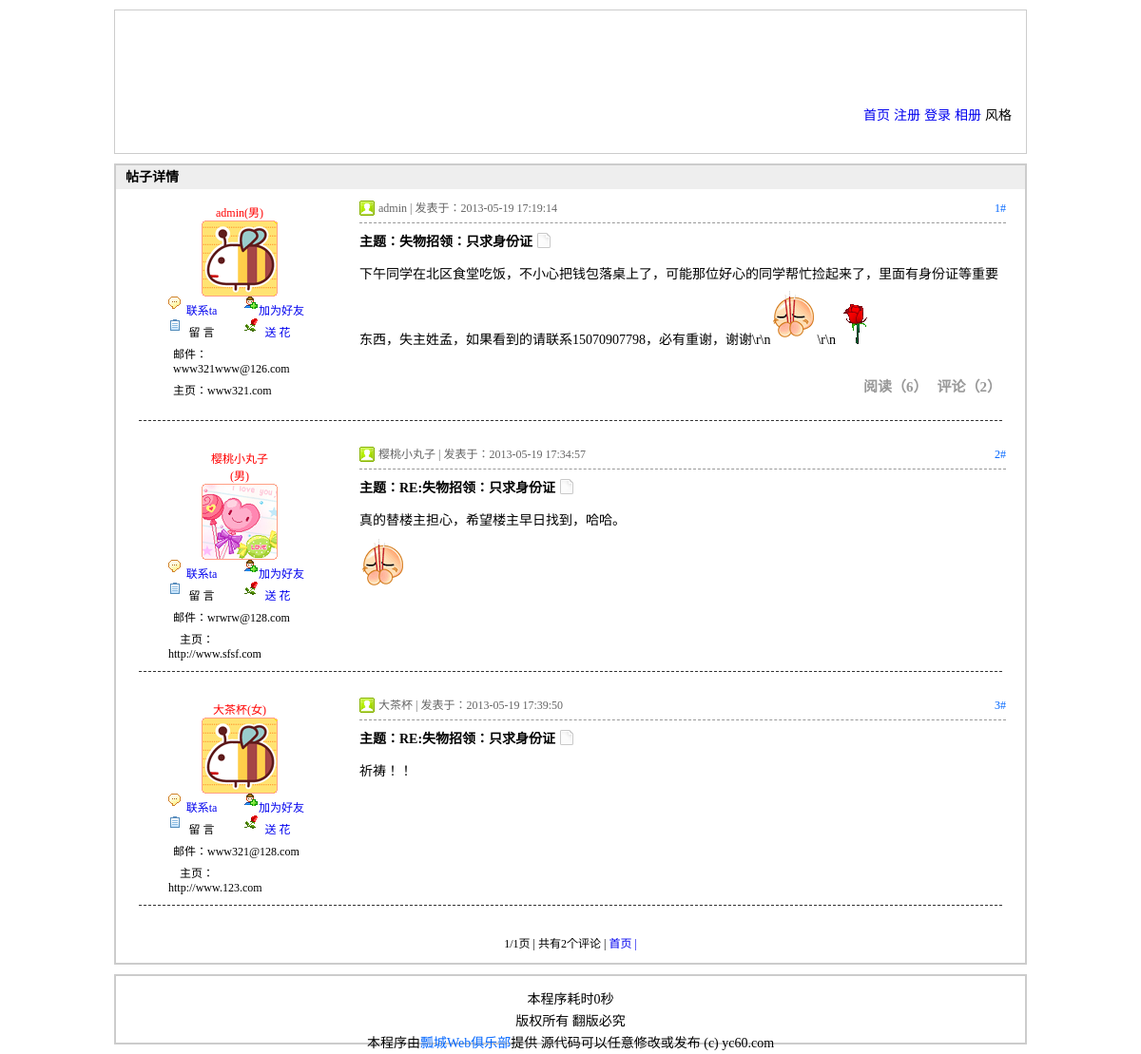
Screenshot of /article.php?id=86 with the database file from the repository.
### tables this page shows
CREATE TABLE `user` (
  `id` mediumint(8) unsigned NOT NULL auto_increment COMMENT '//唯一标示',
  `active` char(40) NOT NULL COMMENT '//激活登入',
  `username` varchar(10) NOT NULL COMMENT '//用户名',
  `password` char(40) NOT NULL COMMENT '//密码',
  `question` varchar(20) NOT NULL COMMENT '//密码问题',
  `answer` char(40) NOT NULL COMMENT '//密码回答',
  `sex` char(1) NOT NULL COMMENT '//性别',
  `face` char(12) NOT NULL COMMENT '//头像',
  `email` varchar(20) default NULL COMMENT '//电子邮箱',
  `qq` varchar(11) default NULL COMMENT '//qq',
  `url` varchar(40) default NULL COMMENT '//网址',
  `level` tinyint(1) unsigned NOT NULL default '0' COMMENT '//身份',
  `reg_time` datetime NOT NULL COMMENT '//注册时间',
  `last_time` datetime NOT NULL COMMENT '//最后登入时间',
  `last_ip` varchar(20) NOT NULL COMMENT '//最后登入ip',
  `login_count` smallint(4) unsigned NOT NULL default '0' COMMENT '//登入次数',
  PRIMARY KEY  (`id`)
);

CREATE TABLE `article` (
  `id` mediumint(8) unsigned NOT NULL auto_increment COMMENT '//id',
  `re_id` varchar(4) NOT NULL default '0' COMMENT '//回帖id',
  `username` varchar(20) NOT NULL COMMENT '//发帖人',
  `type` tinyint(2) unsigned NOT NULL COMMENT '//发帖类型',
  `title` varchar(40) NOT NULL COMMENT '//帖子标题',
  `content` text NOT NULL COMMENT '//帖子内容',
  `read_count` smallint(5) unsigned NOT NULL default '0' COMMENT '//阅读量',
  `comment_count` smallint(5) unsigned NOT NULL default '0' COMMENT '//评论量',
  `date` datetime NOT NULL COMMENT '//发帖时间',
  PRIMARY KEY  (`id`)
);

### article.php (the view, shortened to what this page needs)
<!DOCTYPE html PUBLIC "-//W3C//DTD XHTML 1.0 Transitional//EN" "http://www.w3.org/TR/xhtml1/DTD/xhtml1-transitional.dtd">
<html xmlns="http://www.w3.org/1999/xhtml">
<head>
<link rel="stylesheet" type="text/css" href="style/1/basic.css" />
<link rel="stylesheet" type="text/css" href="style/1/article.css" />
</head>
<body>
<?php
	require  dirname(__FILE__).'/includes/global.fun.php';
	require dirname(__FILE__).'/includes/common.inc.php';
	if (isset($_GET['id'])){
		$row = mysql_fetch_array(mysql_query("select
																								id,
																								username,
																								title,
																								type,
																								content,
																								read_count,
																								comment_count,
																								 date
																						from
																								article
																						where id='{$_GET['id']}'
																						and re_id =0
																						"));
		if ($row){
			$menber = mysql_fetch_array(mysql_query("select
																									id,
																									username,
																									sex,
																									face,
																									url,
																									email
																							from
																									user
																							where username='{$row['username']}'
																							"));
			$clean  = array();
			$clean['article_id'] = mysql_escape($row['id']);
			$clean['uername'] = mysql_escape($row['username']);
			$clean['title'] = mysql_escape($row['title']);
			$clean['type'] = mysql_escape($row['type']);
			$clean['content'] = ubb(mysql_escape($row['content']));
			$clean['read_count'] = mysql_escape($row['read_count']);
			$clean['comment_count'] = mysql_escape($row['comment_count']);
			$clean['date'] = mysql_escape($row['date']);
			$clean['member_id'] = mysql_escape($menber['id']);
			$clean['sex'] = mysql_escape($menber['sex']);
			$clean['face'] = mysql_escape($menber['face']);
			$clean['url'] = mysql_escape($menber['url']);
			$clean['email'] = mysql_escape($menber['email']);
		}else {
			alert('此短信不存在');
		}
	}else {
		alert('非法操作');
		exit();
	}
	require  dirname(__FILE__).'/includes/header.inc.php';
?>
<div id="article">
	<h2>帖子详情</h2>
	<div id="subject">
		<dl>
			<dd class="title"><?php echo $clean['uername'];?>(<?php echo$clean['sex'];?>)</dd>
			<dt><img src="<?php echo $clean['face'];?>" /></dt>
			<dd class="connect"><a href="javascript:;" name="message" title="<?php echo $clean['member_id'];?>">联系ta</a></dd>
			<dd class="friend"><a href="javascript:;" name="friend" title="<?php echo $clean['member_id'];?>">加为好友</a></dd>
			<dd class="guest">留 言</dd>
			<dd class="flower"><a href="javascript:;" name="flower" title="<?php echo $clean['member_id'];?>">送 花</a></dd>
			<dd class="email">邮件：<?php echo $clean['email'];?></dd>
			<dd class="url">主页：<?php echo $clean['url'];?></dd>
		</dl>
		<div class="content">
			<div class="user">
			<span>1#</span><?php echo $clean['uername'];?> | 发表于：<?php echo $clean['date'];?>
			</div>
			<h3>主题：<?php echo $clean['title'];?> <img src="images/icon<?php echo $clean['type'];?>.gif" title="icon" /></h3>
			<div class="detail">
			<?php echo $clean['content'];?>
			</div>
			<span class="comment">评论（<?php echo $clean['comment_count'];?>）</span><span class="read">阅读（<?php echo $clean['read_count'];?>）</span>
		</div>
	</div>
	<div id="line">
	</div>
<?php
	$page = $_GET['page'];
	if (!isset($page)){
		$page = 1;
	}
	$pagesize = 5;
	$pagestart = ($page - 1) * $pagesize;
	$num = mysql_num_rows(mysql_query("select * from article where re_id ={$_GET['id']}"));
	$ceil = ceil($num/$pagesize);
	$re_result = mysql_query("select id,re_id,title,username,content,type,date from article where re_id ={$_GET['id']} order by date ASC limit $pagestart,5" ) or die(mysql_error());
	$re = array();
	$i = 2;
	while (!!$re_row = mysql_fetch_array($re_result)){
	$re_member = mysql_fetch_array(mysql_query("select
																					id,
																					username,
																					sex,
																					face,
																					url,
																					email
																		from
																					user
																		where username='{$re_row['username']}'")) or die(mysql_error());
	$re['username'] = $re_member['username'];
	$re['sex'] = $re_member['sex'];
	$re['face'] = $re_member['face'];
	$re['url'] = $re_member['url'];
	$re['email'] = $re_member['email'];
	$re['id'] = $re_member['id'];
	$re['url'] = $re_member['url'];
	$re['date'] = $re_row['date'];
	$re['title'] = $re_row['title'];
	$re['content'] = $re_row['content'];
?>
<div class="re">
		<dl>
			<dd class="title"><?php echo $re['username'];?>(<?php echo $re['sex'] ;?>)</dd>
			<dt><img src="<?php echo $re['face'];?>" /></dt>
			<dd class="connect"><a href="javascript:;" name="message" title="<?php echo $re['id'];?>">联系ta</a></dd>
			<dd class="friend"><a href="javascript:;" name="friend" title="<?php echo $re['id'];?>">加为好友</a></dd>
			<dd class="guest">留 言</dd>
			<dd class="flower"><a href="javascript:;" name="flower" title="<?php echo $re['id'];?>">送 花</a></dd>
			<dd class="email">邮件：<?php echo $re['email'];?></dd>
			<dd class="url">主页：<?php echo $re['url'];?></dd>
		</dl>
		<div class="content">
			<div class="user">
			<span><?php echo $i+(($page-1)*$pagesize);?>#</span><?php echo $re['username'];?> | 发表于：<?php echo $re['date'];?>
			</div>
			<h3>主题：<?php echo $re['title'];?> <img src="images/icon<?php echo $clean['type'];?>.gif" title="icon" />
			<div class="detail">
				<?php echo ubb($re['content']);?>
			</div>
		</div>
	</div>
	<div id="line">
	</div>
<?php
	$i++;
	}
?>
	<div id="page_text">
		<ul>
			<li><?php echo $page;?>/<?php echo $ceil;?>页 |</li>
			<li>共有<?php echo $num;?>个评论 |</li>
			<?php
			if ($page == 1){
				if ($ceil == 1){
					echo '<li><a href="article.php?id='.$clean['article_id'].'&page=1">首页 |</a></li>';
				}else{
				echo '<li><a href="article.php?id='.$clean['article_id'].'&page='.($page+1).'">下一页 |</a></li>';
				echo '<li><a href="article.php?id='.$clean['article_id'].'&page='.$ceil.'""> 尾页 |</a></li>';
				}
			}
			?>
		</ul>
	</div>
</div>
<?php
	require dirname(__FILE__).'/includes/footer.inc.php';
?>
</body>
</html>

### includes/global.fun.php (shortened to what this page needs)
<?php
function mysql_escape($string){
	if (get_magic_quotes_gpc()){
		return $string;
	}else {
		return mysql_real_escape_string($string);
	}
}
function ubb($string){
	$string = nl2br($string);
	$string = preg_replace('/\[size=(.*)\](.*)\[\/size\]/U','<font size="\1px">\2</font>',$string);
	$string = preg_replace('/\[b\](.*)\[\/b\]/U','<strong>\1</strong>',$string);
	$string = preg_replace('/\[i\](.*)\[\/i\]/U','<i>\1</i>',$string);
	$string = preg_replace('/\[u\](.*)\[\/u\]/U','<span style="text-decoration:underline">\1</span>',$string);
	$string = preg_replace('/\[s\](.*)\[\/s\]/U','<span style="text-decoration:line-through">\1</span>',$string);
	$string = preg_replace('/\[color=(.*)\](.*)\[\/color\]/U','<span style="color:\1">\2</span>',$string);
	$string = preg_replace('/\[url\](.*)\[\/url\]/U','<a href="\1" target="_blank">\1</a>',$string);
	$string = preg_replace('/\[email\](.*)\[\/email\]/U','<a href="mailto:\1">\1</a>',$string);
	$string = preg_replace('/\[img\](.*)\[\/img\]/U','<img src="\1" alt="图片" />',$string);
	$string = preg_replace('/\[flash\](.*)\[\/flash\]/U','<embed style="width:480px;height:400px;" src="\1" />',$string);
	return $string;
}
?>

### style/1/basic.css (style rules this page uses)
* { padding:0px; margin:0; }
body { width:960px; margin:10px auto; }
h2 { font-size:14px; background:#eee; height:25px; line-height:25px; text-indent:10px; }
a { text-decoration:none; }

### style/1/article.css (style rules this page uses)
#article { width:atuo; min-height:800px; border:2px solid #ccc; margin-bottom:10px; font-size:12px; }
#article #subject dl { width:180px; font-size:12px; padding-top:10px; margin-left:40px; float:left; }
#article #subject dl dt { text-align:center; }
#article #subject dl dd { float:left; width:60px; text-align:center; margin-left:15px; padding-top:5px; }
#article #subject dl dd.title { float:none; margin:0 auto; color:red; }
#article #subject dl dd.connect { background:url(../../images/connect.gif) no-repeat ; padding-left:5px; }
#article #subject dl dd.friend { background:url(../../images/friend.gif) no-repeat ; padding-left:9px; }
#article #subject dl dd.guest { background:url(../../images/guest.gif) no-repeat ; padding-left:5px; }
#article #subject dl dd.flower { background:url(../../images/flower.gif) no-repeat ; padding-left:5px; }
#article #subject dl dd.email,#article #subject dl dd.url { width:150px; text-align:left; padding-left:5px; }
#article div.content { float:right; width:680px; min-height:30px; line-height:30px; padding:5px 20px 0 0; }
#article div.content span.read,#article div.content span.comment { font-weight:bold; font-size:15px; float:right; margin:20px 5px 10px 5px; color:#999; }
#article div.content .user { background:url(../../images/member.gif) no-repeat left center; border-bottom:1px dashed #999; color:#666; padding:0 0 0 20px; }
#article div.content .user span { float:right; color:#06f; }
#article div.content h3 { font-size:14px; height:40px; line-height:40px; }
#article div.content h3 img { position:relative; top:2px; }
#article div.content .detail { line-height:200%; font-size:14px; font-weight:normal; }
#article #line { width:95%; margin:15px auto; clear:both; height:10px; border-bottom:1px dashed #333; }
#article .re dl { width:180px; font-size:12px; padding-top:10px; margin-left:40px; float:left; }
#article .re dl dt { text-align:center; }
#article .re dl dd { float:left; width:60px; text-align:center; margin-left:15px; padding-top:5px; }
#article .re dl dd.title { float:none; margin:0 auto; color:red; }
#article .re dl dd.connect { background:url(../../images/connect.gif) no-repeat ; padding-left:5px; }
#article .re dl dd.friend { background:url(../../images/friend.gif) no-repeat ; padding-left:9px; }
#article .re dl dd.guest { background:url(../../images/guest.gif) no-repeat ; padding-left:5px; }
#article .re dl dd.flower { background:url(../../images/flower.gif) no-repeat ; padding-left:5px; }
#article .re dl dd.email,#article #subject dl dd.url { width:150px; text-align:left; padding-left:5px; }
#article .re div.content { float:right; width:680px; min-height:30px; line-height:30px; padding:5px 20px 0 0; }
#article .re div.content .user { background:url(../../images/member.gif) no-repeat left center; border-bottom:1px dashed #999; color:#666; padding:0 0 0 20px; }
#article .re div.content .user span { float:right; color:#06f; }
#article .re div.content h3 { font-size:14px; height:40px; line-height:40px; }
#article .re div.content h3 img { position:relative; top:2px; }
#article .re div.content .detail { line-height:200%; font-size:14px; }
#page_text { padding-top:15px; clear:both; height:30px; position:relative; }
#page_text ul { list-style-type:none; text-align:center; }
#page_text ul li { display:inline; }

### rows the page displays
user: username "admin", sex "男", face (picture), email "www321www@126.com", url "www321.com"
article: user.username "樱桃小丸子", user.sex "男", user.face (picture), user.email "wrwrw@128.com", user.url "http://www.sfsf.com", pagesize "2", date "2013-05-19 17:34:57", title "RE:失物招领：只求身份证", string "真的替楼主担心，希望楼主早日找到，哈哈。"
article: user.username "大茶杯", user.sex "女", user.face (picture), user.email "www321@128.com", user.url "http://www.123.com", pagesize "3", date "2013-05-19 17:39:50", title "RE:失物招领：只求身份证", string "祈祷！！"

### other values shown
$clean['date'] "2013-05-19 17:19:14"
$clean['title'] "失物招领：只求身份证"
$clean['comment_count'] "2"
$clean['read_count'] "6"
$page "1"
$ceil "1"
$num "2"
fun_time()-$GLOBALS['START_TIME'] "0"
